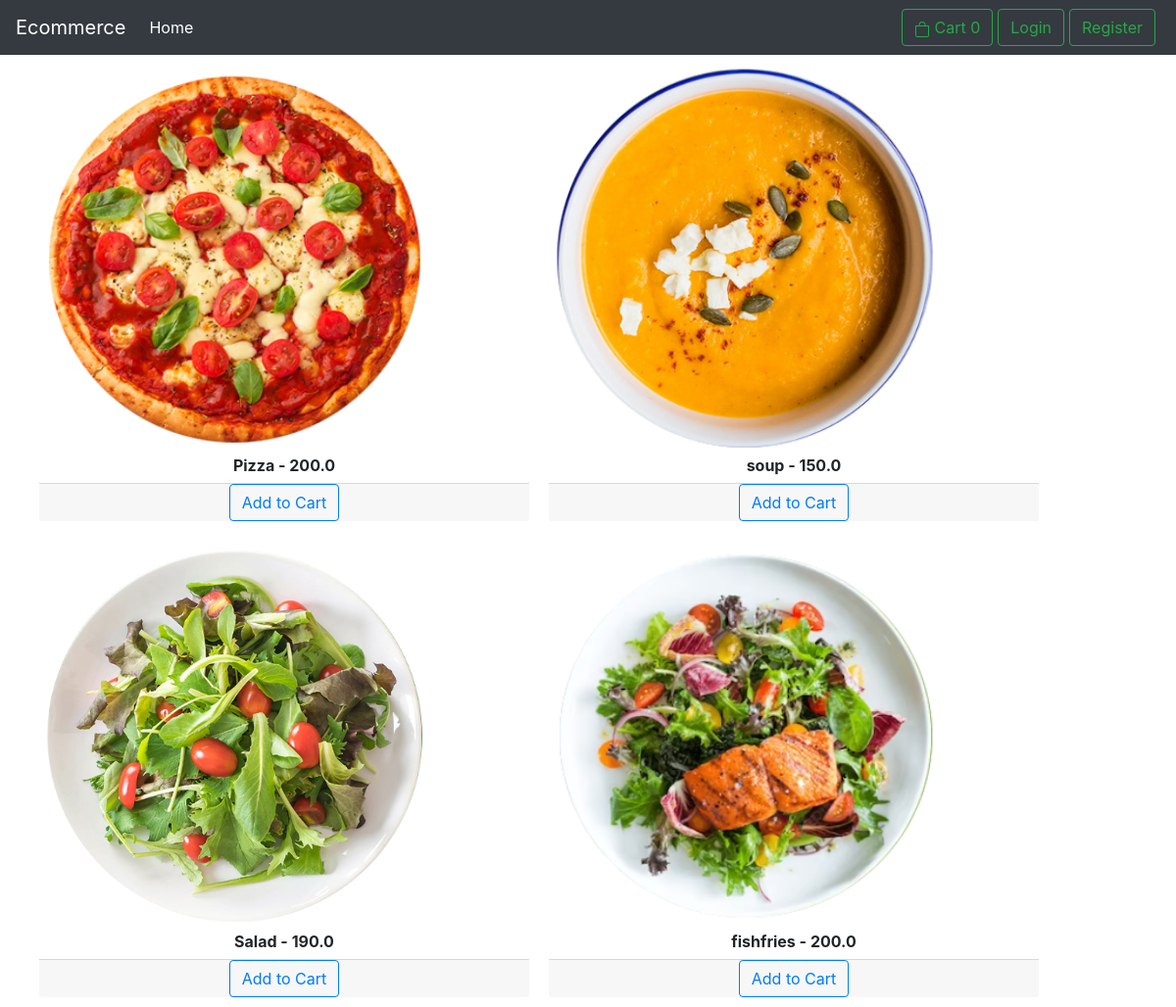
The page / on the database its author committed.
### app/models.py (models this page shows, shortened)
class Product(models.Model):
    product_id = models.IntegerField()
    product_name = models.CharField(max_length=255)
    product_price = models.FloatField(default=0)
    product_image = models.ImageField(upload_to="images")

### app/views.py (the view)
# urls.py: 2. Add a URL to urlpatterns:  path('', views.home, name='home')
def home(request):
    products = Product.objects.all()
    context = {'products': products}
    return render(request, 'app/home.html', context)

### templates/app/home.html (shortened to what this page needs)
{% extends "base/base.html" %}
{% load static %}
{% block content %}
{% load cart %}
<div class="container">
   <div class="row">
      {% for product in products %}
      <div class="product">
         <div class="product-item" style="display: inline-block; vertical-align: top; margin-right: 100px;">
             <img src="{{ product.product_image.url }}" style="width: 400px; height: 400px; object-fit: cover;">
         </div>
         <h6><strong>{{ product.product_name }} - {{ product.product_price }}</strong></h6>
         <div class="card-footer p-0 row no-gutters" id="{{ product.product_id }}">
            {% if user.is_authenticated %}
               <form method="post" action="{% url 'add_to_cart' product_id=product.id %}">
                  {% csrf_token %}
                  <label for="quantity">Quantity:</label>
                  <div class="quantity-controls">
                     <input type="number" name="quantity" id="quantity" value="1" min="1" required>
                  </div>
                  <input type="hidden" name="next" value="{% url 'home' %}">
                  <input type="submit" value="Add to Cart">
               </form>
            {% else %}
            <div class="add-to-cart-button">
               <a class="btn btn-outline-success my-2 my-sm-0" href="{% url 'login' %}">Add to Cart</a>
            </div>
            {% endif %}
         </div>
      </div>
      {% endfor %}
   </div>
</div>
{% endblock content %}

### templates/base/base.html (shortened to what this page needs)
<!doctype html>
<html lang="en">
  <head>
    <link rel="stylesheet" href="https://cdn.jsdelivr.net/npm/bootstrap@4.6.2/dist/css/bootstrap.min.css">
    <link rel="stylesheet" href="css\styles.css">
  </head>
  {% include "base/navbar.html" %}
  <body>
    {% block content %}{% endblock content %}
  </body>
</html>

### templates/base/navbar.html (shortened to what this page needs)
<nav class="navbar navbar-expand-lg navbar-dark bg-dark">
    <a class="navbar-brand" href="{% url 'home' %}">Ecommerce</a>
    <div class="collapse navbar-collapse" id="navbarSupportedContent">
      <ul class="navbar-nav mr-auto">
        <li class="nav-item active">
          <a class="nav-link" href="{% url 'home' %}">Home <span class="sr-only">(current)</span></a>
        </li>
      </ul>
      <a style="margin-right:5px;" class="btn btn-outline-success my-2 my-sm-0" href="{% url 'cartbox' %}">
        <svg xmlns="http://www.w3.org/2000/svg" width="16" height="16" fill="currentColor" class="bi bi-bag" viewBox="0 0 16 16">
            <path d="M8 1a2.5 2.5 0 0 1 2.5 2.5V4h-5v-.5A2.5 2.5 0 0 1 8 1m3.5 3v-.5a3.5 3.5 0 1 0-7 0V4H1v10a2 2 0 0 0 2 2h10a2 2 0 0 0 2-2V4zM2 5h12v9a1 1 0 0 1-1 1H3a1 1 0 0 1-1-1z"></path>
        </svg>
        Cart {{ request.session.total_quantity|default:0 }}
    </a>
      {% if user.is_authenticated %}
      <a style="margin-right:5px;" class="btn btn-outline-success my-2 my-sm-0" href="{% url 'logout' %}" >Logout</a>
      {% else %}
      <a style="margin-right:5px;" class="btn btn-outline-success my-2 my-sm-0" href="{% url 'login' %}" >Login</a>
      <a style="margin-right:5px;" class="btn btn-outline-success my-2 my-sm-0" href="{% url 'register' %}">Register</a>
      {% endif %}
    </div>
  </nav>

### static/css/styles.css (style rules this page uses)
* { margin:0; padding:0; box-sizing: border-box; }
.container { position:relative; background:#FFFFFF; }

### templates/app/home.html (style rules this page uses)
.product { display: inline-block; margin: 10px; text-align: center; }
.add-to-cart-button { margin-right: 5px; display: block; margin: auto; text-align: center; }
.add-to-cart-button a { color: #007bff; border-color: #007bff; }

### rows shown on the page
Product: product_image (picture), product_name "Pizza", product_price "200.0"
Product: product_image (picture), product_name "soup", product_price "150.0"
Product: product_image (picture), product_name "Salad", product_price "190.0"
Product: product_image (picture), product_name "fishfries", product_price "200.0"

### other values the page prints
{{ request.session.total_quantity|default:0 }} "0"
